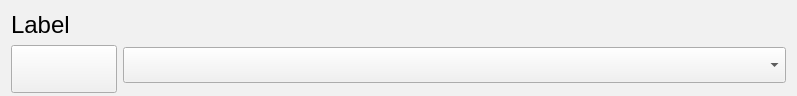
<?xml version="1.0" encoding="UTF-8"?>
<ui version="4.0">
 <class>InputListSettingsConfig</class>
 <widget class="QWidget" name="InputListSettingsConfig">
  <property name="geometry">
   <rect>
    <x>0</x>
    <y>0</y>
    <width>797</width>
    <height>96</height>
   </rect>
  </property>
  <property name="sizePolicy">
   <sizepolicy hsizetype="Preferred" vsizetype="Preferred">
    <horstretch>1</horstretch>
    <verstretch>1</verstretch>
   </sizepolicy>
  </property>
  <property name="minimumSize">
   <size>
    <width>0</width>
    <height>75</height>
   </size>
  </property>
  <property name="maximumSize">
   <size>
    <width>970</width>
    <height>96</height>
   </size>
  </property>
  <property name="baseSize">
   <size>
    <width>970</width>
    <height>230</height>
   </size>
  </property>
  <property name="palette">
   <palette>
    <active>
     <colorrole role="WindowText">
      <brush brushstyle="SolidPattern">
       <color alpha="255">
        <red>0</red>
        <green>0</green>
        <blue>0</blue>
       </color>
      </brush>
     </colorrole>
     <colorrole role="Button">
      <brush brushstyle="SolidPattern">
       <color alpha="255">
        <red>241</red>
        <green>241</green>
        <blue>241</blue>
       </color>
      </brush>
     </colorrole>
     <colorrole role="Light">
      <brush brushstyle="SolidPattern">
       <color alpha="255">
        <red>255</red>
        <green>255</green>
        <blue>255</blue>
       </color>
      </brush>
     </colorrole>
     <colorrole role="Midlight">
      <brush brushstyle="SolidPattern">
       <color alpha="255">
        <red>248</red>
        <green>248</green>
        <blue>248</blue>
       </color>
      </brush>
     </colorrole>
     <colorrole role="Dark">
      <brush brushstyle="SolidPattern">
       <color alpha="255">
        <red>120</red>
        <green>120</green>
        <blue>120</blue>
       </color>
      </brush>
     </colorrole>
     <colorrole role="Mid">
      <brush brushstyle="SolidPattern">
       <color alpha="255">
        <red>161</red>
        <green>161</green>
        <blue>161</blue>
       </color>
      </brush>
     </colorrole>
     <colorrole role="Text">
      <brush brushstyle="SolidPattern">
       <color alpha="255">
        <red>0</red>
        <green>0</green>
        <blue>0</blue>
       </color>
      </brush>
     </colorrole>
     <colorrole role="BrightText">
      <brush brushstyle="SolidPattern">
       <color alpha="255">
        <red>255</red>
        <green>255</green>
        <blue>255</blue>
       </color>
      </brush>
     </colorrole>
     <colorrole role="ButtonText">
      <brush brushstyle="SolidPattern">
       <color alpha="255">
        <red>0</red>
        <green>0</green>
        <blue>0</blue>
       </color>
      </brush>
     </colorrole>
     <colorrole role="Base">
      <brush brushstyle="SolidPattern">
       <color alpha="255">
        <red>255</red>
        <green>255</green>
        <blue>255</blue>
       </color>
      </brush>
     </colorrole>
     <colorrole role="Window">
      <brush brushstyle="SolidPattern">
       <color alpha="255">
        <red>241</red>
        <green>241</green>
        <blue>241</blue>
       </color>
      </brush>
     </colorrole>
     <colorrole role="Shadow">
      <brush brushstyle="SolidPattern">
       <color alpha="255">
        <red>0</red>
        <green>0</green>
        <blue>0</blue>
       </color>
      </brush>
     </colorrole>
     <colorrole role="AlternateBase">
      <brush brushstyle="SolidPattern">
       <color alpha="255">
        <red>248</red>
        <green>248</green>
        <blue>248</blue>
       </color>
      </brush>
     </colorrole>
     <colorrole role="ToolTipBase">
      <brush brushstyle="SolidPattern">
       <color alpha="255">
        <red>255</red>
        <green>255</green>
        <blue>220</blue>
       </color>
      </brush>
     </colorrole>
     <colorrole role="ToolTipText">
      <brush brushstyle="SolidPattern">
       <color alpha="255">
        <red>0</red>
        <green>0</green>
        <blue>0</blue>
       </color>
      </brush>
     </colorrole>
     <colorrole role="PlaceholderText">
      <brush brushstyle="SolidPattern">
       <color alpha="127">
        <red>0</red>
        <green>0</green>
        <blue>0</blue>
       </color>
      </brush>
     </colorrole>
    </active>
    <inactive>
     <colorrole role="WindowText">
      <brush brushstyle="SolidPattern">
       <color alpha="255">
        <red>0</red>
        <green>0</green>
        <blue>0</blue>
       </color>
      </brush>
     </colorrole>
     <colorrole role="Button">
      <brush brushstyle="SolidPattern">
       <color alpha="255">
        <red>241</red>
        <green>241</green>
        <blue>241</blue>
       </color>
      </brush>
     </colorrole>
     <colorrole role="Light">
      <brush brushstyle="SolidPattern">
       <color alpha="255">
        <red>255</red>
        <green>255</green>
        <blue>255</blue>
       </color>
      </brush>
     </colorrole>
     <colorrole role="Midlight">
      <brush brushstyle="SolidPattern">
       <color alpha="255">
        <red>248</red>
        <green>248</green>
        <blue>248</blue>
       </color>
      </brush>
     </colorrole>
     <colorrole role="Dark">
      <brush brushstyle="SolidPattern">
       <color alpha="255">
        <red>120</red>
        <green>120</green>
        <blue>120</blue>
       </color>
      </brush>
     </colorrole>
     <colorrole role="Mid">
      <brush brushstyle="SolidPattern">
       <color alpha="255">
        <red>161</red>
        <green>161</green>
        <blue>161</blue>
       </color>
      </brush>
     </colorrole>
     <colorrole role="Text">
      <brush brushstyle="SolidPattern">
       <color alpha="255">
        <red>0</red>
        <green>0</green>
        <blue>0</blue>
       </color>
      </brush>
     </colorrole>
     <colorrole role="BrightText">
      <brush brushstyle="SolidPattern">
       <color alpha="255">
        <red>255</red>
        <green>255</green>
        <blue>255</blue>
       </color>
      </brush>
     </colorrole>
     <colorrole role="ButtonText">
      <brush brushstyle="SolidPattern">
       <color alpha="255">
        <red>0</red>
        <green>0</green>
        <blue>0</blue>
       </color>
      </brush>
     </colorrole>
     <colorrole role="Base">
      <brush brushstyle="SolidPattern">
       <color alpha="255">
        <red>255</red>
        <green>255</green>
        <blue>255</blue>
       </color>
      </brush>
     </colorrole>
     <colorrole role="Window">
      <brush brushstyle="SolidPattern">
       <color alpha="255">
        <red>241</red>
        <green>241</green>
        <blue>241</blue>
       </color>
      </brush>
     </colorrole>
     <colorrole role="Shadow">
      <brush brushstyle="SolidPattern">
       <color alpha="255">
        <red>0</red>
        <green>0</green>
        <blue>0</blue>
       </color>
      </brush>
     </colorrole>
     <colorrole role="AlternateBase">
      <brush brushstyle="SolidPattern">
       <color alpha="255">
        <red>248</red>
        <green>248</green>
        <blue>248</blue>
       </color>
      </brush>
     </colorrole>
     <colorrole role="ToolTipBase">
      <brush brushstyle="SolidPattern">
       <color alpha="255">
        <red>255</red>
        <green>255</green>
        <blue>220</blue>
       </color>
      </brush>
     </colorrole>
     <colorrole role="ToolTipText">
      <brush brushstyle="SolidPattern">
       <color alpha="255">
        <red>0</red>
        <green>0</green>
        <blue>0</blue>
       </color>
      </brush>
     </colorrole>
     <colorrole role="PlaceholderText">
      <brush brushstyle="SolidPattern">
       <color alpha="127">
        <red>0</red>
        <green>0</green>
        <blue>0</blue>
       </color>
      </brush>
     </colorrole>
    </inactive>
    <disabled>
     <colorrole role="WindowText">
      <brush brushstyle="SolidPattern">
       <color alpha="255">
        <red>120</red>
        <green>120</green>
        <blue>120</blue>
       </color>
      </brush>
     </colorrole>
     <colorrole role="Button">
      <brush brushstyle="SolidPattern">
       <color alpha="255">
        <red>241</red>
        <green>241</green>
        <blue>241</blue>
       </color>
      </brush>
     </colorrole>
     <colorrole role="Light">
      <brush brushstyle="SolidPattern">
       <color alpha="255">
        <red>255</red>
        <green>255</green>
        <blue>255</blue>
       </color>
      </brush>
     </colorrole>
     <colorrole role="Midlight">
      <brush brushstyle="SolidPattern">
       <color alpha="255">
        <red>248</red>
        <green>248</green>
        <blue>248</blue>
       </color>
      </brush>
     </colorrole>
     <colorrole role="Dark">
      <brush brushstyle="SolidPattern">
       <color alpha="255">
        <red>120</red>
        <green>120</green>
        <blue>120</blue>
       </color>
      </brush>
     </colorrole>
     <colorrole role="Mid">
      <brush brushstyle="SolidPattern">
       <color alpha="255">
        <red>161</red>
        <green>161</green>
        <blue>161</blue>
       </color>
      </brush>
     </colorrole>
     <colorrole role="Text">
      <brush brushstyle="SolidPattern">
       <color alpha="255">
        <red>120</red>
        <green>120</green>
        <blue>120</blue>
       </color>
      </brush>
     </colorrole>
     <colorrole role="BrightText">
      <brush brushstyle="SolidPattern">
       <color alpha="255">
        <red>255</red>
        <green>255</green>
        <blue>255</blue>
       </color>
      </brush>
     </colorrole>
     <colorrole role="ButtonText">
      <brush brushstyle="SolidPattern">
       <color alpha="255">
        <red>120</red>
        <green>120</green>
        <blue>120</blue>
       </color>
      </brush>
     </colorrole>
     <colorrole role="Base">
      <brush brushstyle="SolidPattern">
       <color alpha="255">
        <red>241</red>
        <green>241</green>
        <blue>241</blue>
       </color>
      </brush>
     </colorrole>
     <colorrole role="Window">
      <brush brushstyle="SolidPattern">
       <color alpha="255">
        <red>241</red>
        <green>241</green>
        <blue>241</blue>
       </color>
      </brush>
     </colorrole>
     <colorrole role="Shadow">
      <brush brushstyle="SolidPattern">
       <color alpha="255">
        <red>0</red>
        <green>0</green>
        <blue>0</blue>
       </color>
      </brush>
     </colorrole>
     <colorrole role="AlternateBase">
      <brush brushstyle="SolidPattern">
       <color alpha="255">
        <red>241</red>
        <green>241</green>
        <blue>241</blue>
       </color>
      </brush>
     </colorrole>
     <colorrole role="ToolTipBase">
      <brush brushstyle="SolidPattern">
       <color alpha="255">
        <red>255</red>
        <green>255</green>
        <blue>220</blue>
       </color>
      </brush>
     </colorrole>
     <colorrole role="ToolTipText">
      <brush brushstyle="SolidPattern">
       <color alpha="255">
        <red>0</red>
        <green>0</green>
        <blue>0</blue>
       </color>
      </brush>
     </colorrole>
     <colorrole role="PlaceholderText">
      <brush brushstyle="SolidPattern">
       <color alpha="127">
        <red>120</red>
        <green>120</green>
        <blue>120</blue>
       </color>
      </brush>
     </colorrole>
    </disabled>
   </palette>
  </property>
  <property name="font">
   <font>
    <pointsize>18</pointsize>
   </font>
  </property>
  <property name="windowTitle">
   <string>Dialog</string>
  </property>
  <layout class="QGridLayout" name="gridLayout">
   <item row="2" column="0">
    <widget class="QPushButton" name="remove">
     <property name="minimumSize">
      <size>
       <width>48</width>
       <height>48</height>
      </size>
     </property>
     <property name="baseSize">
      <size>
       <width>0</width>
       <height>1</height>
      </size>
     </property>
     <property name="cursor">
      <cursorShape>PointingHandCursor</cursorShape>
     </property>
     <property name="text">
      <string/>
     </property>
     <property name="icon">
      <iconset>
       <normalon>:/rec/img/icons/remove.png</normalon>
      </iconset>
     </property>
     <property name="iconSize">
      <size>
       <width>32</width>
       <height>32</height>
      </size>
     </property>
    </widget>
   </item>
   <item row="2" column="1" colspan="6">
    <widget class="QComboBox" name="comboBox"/>
   </item>
   <item row="1" column="0">
    <widget class="QLabel" name="label">
     <property name="text">
      <string>Label</string>
     </property>
    </widget>
   </item>
  </layout>
 </widget>
 <resources/>
 <connections/>
</ui>
